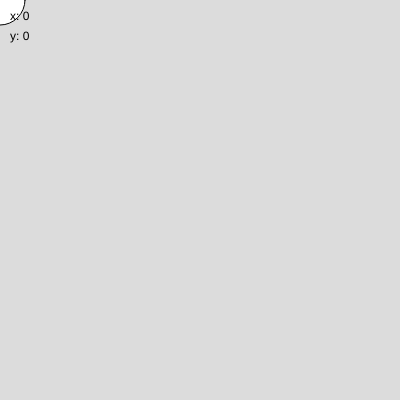
Frame 1 (no input)
Frame 60 (no input): identical to frame 1, image omitted
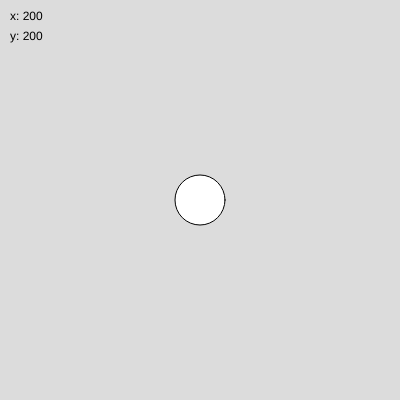
Frame 120 (the mouse pressed at the canvas centre since frame 60)

The p5.js sketch that drew these frames (run headless with seeded random() and noise() and a simulated clock; from frame 60 on, the mouse is pressed at the canvas centre):

// p5.js sketch
// ── sketch.js
function setup() {
  createCanvas(400, 400);
}

function draw() {
  background(220);

  circle(mouseX, mouseY, 50);

  // get the mouse position
  text("x: " + round(mouseX), 10, 20);
  text("y: " + round(mouseY), 10, 40);
}
